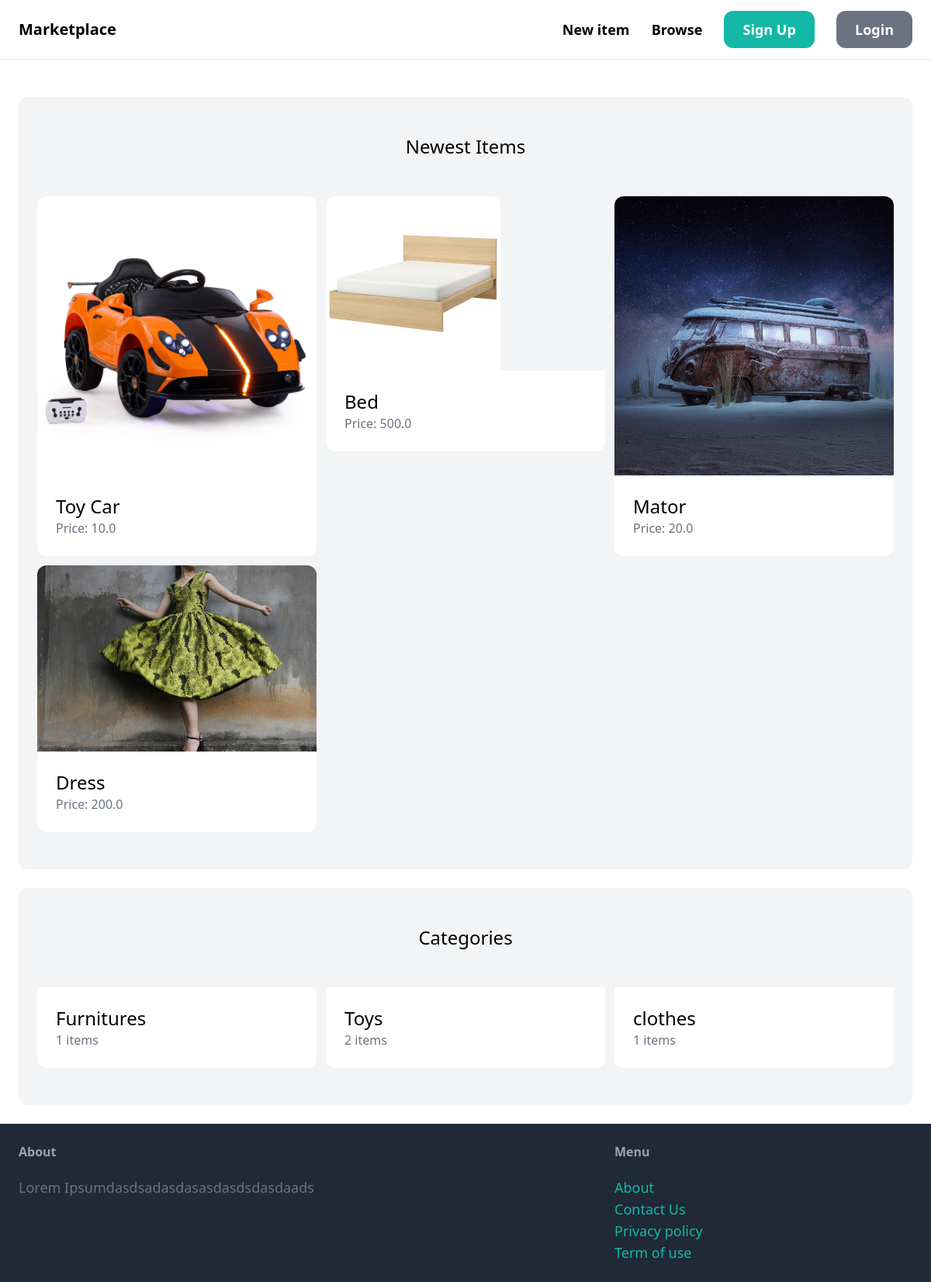
The page / on the database its author committed.
### item/models.py (models this page shows, shortened)
class Item(models.Model):
    category=models.ForeignKey(Category, related_name='items', on_delete=models.CASCADE)
    name = models.CharField(max_length=255)
    description = models.TextField(blank = True, null=True)
    price = models.FloatField()
    image = models.ImageField(upload_to='item_images',blank=True, null=True)
    is_sold=models.BooleanField(default=False)
    created_by=models.ForeignKey(User, related_name='items',on_delete=models.CASCADE)
    created_at=models.DateTimeField(auto_now_add=True)

class Category(models.Model):
    name = models.CharField(max_length=255)
    class Meta:
        ordering = ('name',)
        verbose_name_plural = 'Categories'

### core/views.py (the view)
# urls.py: path('', views.index, name='index'),
def index(request):
    items= Item.objects.filter(is_sold=False)[0:6]
    categories = Category.objects.all()
    return render(request, 'core/index.html', {
        'categories': categories,
        'items' : items,
    })

### core/templates/core/index.html (shortened to what this page needs)
{% extends 'core/base.html' %}
{% block content %}
    <div class="mt-6 px-6 py-12 bg-gray-100 rounded-xl">
        <h2 class="mb-12 text-2xl text-center">Newest Items</h2>
        <div class="grid grid-cols-3 gap-3">
            {% for item in items %}
                <div>
                    <a href="{% url 'item:detail' item.id %}">
                        <div>
                            <img src="{{ item.image.url }}" class="rounded-t-xl">
                        </div>
                        <div class="p-6 bg-white rounded-b-xl">
                            <h2 class="text-2xl">{{ item.name }}</h2>
                            <p class="text-gray-500">Price: {{ item.price }}</p>
                        </div>
                    </a>
                </div>
            {% endfor %}
        </div>
    </div>
    <div class="mt-6 px-6 py-12 bg-gray-100 rounded-xl">
        <h2 class="mb-12 text-2xl text-center">Categories</h2>
        <div class="grid grid-cols-3 gap-3">
            {% for category in categories %}
            <div>
                <a href="#">
                    <div class="p-6 bg-white rounded-b-xl">
                        <h2 class="text-2xl">{{ category.name }}</h2>
                        <p class="text-gray-500">{{ category.items.count }} items </p>
                    </div>
                </a>
            </div>
            {% endfor %}
        </div>
    </div>
{% endblock %}

### core/templates/core/base.html (shortened to what this page needs)
<!DOCTYPE html>
<html>
  <head>
    <script src="https://cdn.tailwindcss.com"></script>
  </head>
  <body>
    <nav class="py-6 px-6 flex justify-between items-center border-b border-gray-200">
      <a href="/" class="text-xl font-semibold">Marketplace</a>
      <div class="space-x-6">
        <a href="{% url 'item:new' %}" class="text-lg font-semibold hover:text-gray-500">New item</a>
        <a href="{% url 'item:items' %}" class="text-lg font-semibold hover:text-gray-500">Browse</a>
        {% if request.user.is_authenticated %}
        <a href="{% url 'conversation:inbox' %}" class="px-6 py-3 text-lg font-semibold bg-teal-500 text-white rounded-xl hover:bg-teal-700">Inbox</a>
        <a href="{% url 'dashboard:index' %}" class="px-6 py-3 text-lg font-semibold bg-gray-500 text-white rounded-xl hover:bg-gray-700">Dashboard</a>
        {% else %}
          <a href="{% url 'core:signup' %}" class="px-6 py-3 text-lg font-semibold bg-teal-500 text-white rounded-xl hover:bg-teal-700">Sign Up</a>
          <a href="{% url 'core:login' %}" class="px-6 py-3 text-lg font-semibold bg-gray-500 text-white rounded-xl hover:bg-gray-700">Login</a>
        {% endif %}
      </div>
    </nav>
    <div class="px-6 py-6">{% block content %}{% endblock %}</div>
    <footer class="py-6 px-6 flex justify-between bg-gray-800">
      <div class="w-2/3 pr-10">
        <h3 class="mb-5 font-semibold text-gray-400">About</h3>
        <p class="text-lg text-gray-500">Lorem Ipsumdasdsadasdasasdasdsdasdaads </p>
      </div>
      <div class="w-1/3">
        <h3 class="mb-5 font-semibold text-gray-400">Menu</h3>
        <ul class="sapce-y-2">
          <li><a href="#" class="text-lg text-teal-500 hover:text-teal-700">About</a></li>
          <li><a href="{% url 'core:contact' %}" class="text-lg text-teal-500 hover:text-teal-700">Contact Us</a></li>
          <li><a href="#" class="text-lg text-teal-500 hover:text-teal-700">Privacy policy</a></li>
          <li><a href="#" class="text-lg text-teal-500 hover:text-teal-700">Term of use</a></li>
        </ul>
      </div>
    </footer>
  </body>
</html>

### rows shown on the page
Item: image (picture), name "Toy Car", price "10.0"
Item: image (picture), name "Bed", price "500.0"
Item: image (picture), name "Mator", price "20.0"
Item: image (picture), name "Dress", price "200.0"
Category: name "Furnitures", items.count "1"
Category: name "Toys", items.count "2"
Category: name "clothes", items.count "1"
